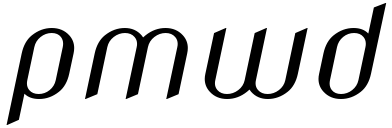

Write the Python code that produced this figure.
"""Draw pmwd in the Nova font."""

from PIL import Image, ImageFont, ImageDraw


font = '../docs/nova/NovaRoundSlim-BookOblique.ttf'
font = ImageFont.truetype(font=font, size=128)

text = 'pmwd'
print('text bbox:', font.getbbox(text), font.getbbox(text, anchor='mm'))

size = (392, 128)
xy = (189, 51)

alpha = Image.new('L', size)
draw = ImageDraw.Draw(alpha)
draw.text(xy, text, fill='white', font=font, anchor='mm')

image = Image.new('L', size, color='black')
image.putalpha(alpha)

image.save('nova.png')
